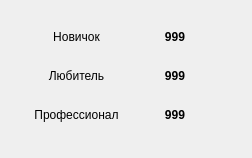
<?xml version="1.0" encoding="UTF-8"?>
<ui version="4.0">
 <class>Dialog</class>
 <widget class="QDialog" name="Dialog">
  <property name="geometry">
   <rect>
    <x>0</x>
    <y>0</y>
    <width>252</width>
    <height>158</height>
   </rect>
  </property>
  <property name="windowTitle">
   <string>Лучшие результаты</string>
  </property>
  <property name="modal">
   <bool>true</bool>
  </property>
  <widget class="QWidget" name="horizontalLayoutWidget">
   <property name="geometry">
    <rect>
     <x>30</x>
     <y>20</y>
     <width>191</width>
     <height>111</height>
    </rect>
   </property>
   <layout class="QHBoxLayout" name="horizontalLayout_2">
    <item>
     <layout class="QVBoxLayout" name="verticalLayout_3">
      <item>
       <widget class="QLabel" name="label_2">
        <property name="text">
         <string>Новичок</string>
        </property>
        <property name="alignment">
         <set>Qt::AlignCenter</set>
        </property>
       </widget>
      </item>
      <item>
       <widget class="QLabel" name="label_4">
        <property name="text">
         <string>Любитель</string>
        </property>
        <property name="alignment">
         <set>Qt::AlignCenter</set>
        </property>
       </widget>
      </item>
      <item>
       <widget class="QLabel" name="label_3">
        <property name="text">
         <string>Профессионал</string>
        </property>
        <property name="alignment">
         <set>Qt::AlignCenter</set>
        </property>
       </widget>
      </item>
     </layout>
    </item>
    <item>
     <layout class="QVBoxLayout" name="verticalLayout_4">
      <item>
       <widget class="QLabel" name="easyLabel">
        <property name="styleSheet">
         <string notr="true">font-weight: bold;</string>
        </property>
        <property name="text">
         <string>999</string>
        </property>
        <property name="alignment">
         <set>Qt::AlignCenter</set>
        </property>
       </widget>
      </item>
      <item>
       <widget class="QLabel" name="mediumLabel">
        <property name="styleSheet">
         <string notr="true">font-weight: bold;</string>
        </property>
        <property name="text">
         <string>999</string>
        </property>
        <property name="alignment">
         <set>Qt::AlignCenter</set>
        </property>
       </widget>
      </item>
      <item>
       <widget class="QLabel" name="proLabel">
        <property name="styleSheet">
         <string notr="true">font-weight: bold;</string>
        </property>
        <property name="text">
         <string>999</string>
        </property>
        <property name="alignment">
         <set>Qt::AlignCenter</set>
        </property>
       </widget>
      </item>
     </layout>
    </item>
   </layout>
  </widget>
 </widget>
 <resources/>
 <connections/>
</ui>
